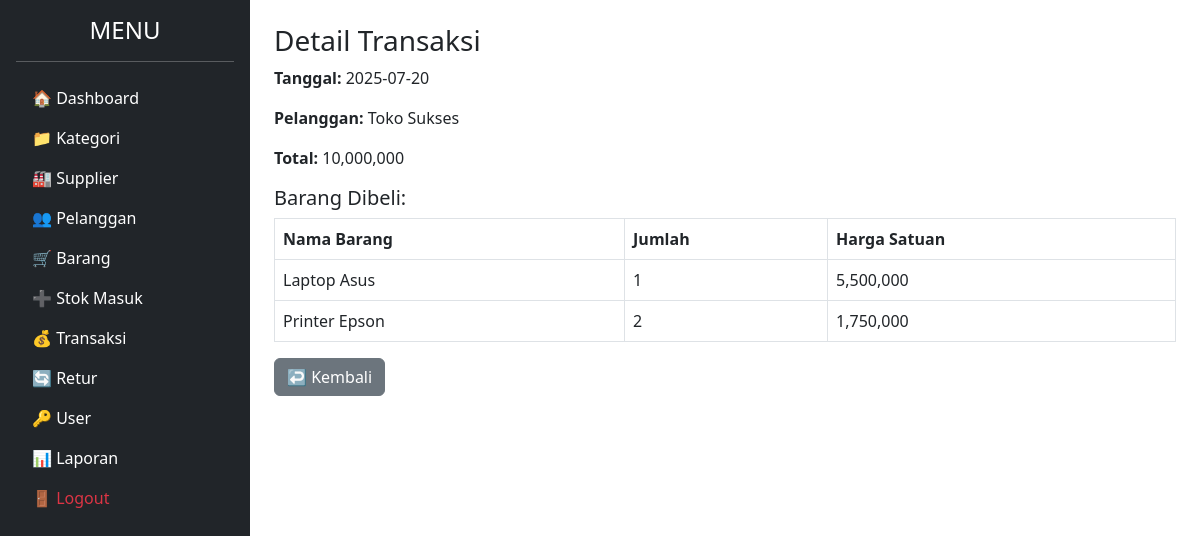
The app's page /admin/transaksi/detail.php?id=1 (signed in) with its own data.
### tables this page shows
CREATE TABLE `transaksi` (
  `id` int NOT NULL,
  `kode_transaksi` varchar(50) NOT NULL,
  `tanggal` date DEFAULT NULL,
  `id_pelanggan` int DEFAULT NULL,
  `total` decimal(15,2) DEFAULT NULL
);

CREATE TABLE `pelanggan` (
  `id` int NOT NULL,
  `nama_pelanggan` varchar(100) NOT NULL,
  `kontak` varchar(50) DEFAULT NULL,
  `alamat` text
);

CREATE TABLE `detail_transaksi` (
  `id` int NOT NULL,
  `id_transaksi` int DEFAULT NULL,
  `id_barang` int DEFAULT NULL,
  `harga` decimal(15,2) DEFAULT NULL,
  `jumlah` int DEFAULT NULL,
  `subtotal` decimal(15,2) DEFAULT NULL
);

CREATE TABLE `barang` (
  `id` int NOT NULL,
  `kode_barang` varchar(50) NOT NULL,
  `nama_barang` varchar(100) NOT NULL,
  `id_kategori` int DEFAULT NULL,
  `harga_beli` decimal(15,2) DEFAULT NULL,
  `harga_jual` decimal(15,2) DEFAULT NULL,
  `stok` int DEFAULT '0',
  `harga` int NOT NULL DEFAULT '0'
);

### admin/transaksi/detail.php (the view, shortened to what this page needs)
<?php
include '../../config/koneksi.php';
$id = $_GET['id'];
$transaksi = mysqli_fetch_assoc(mysqli_query($koneksi, "SELECT transaksi.*, pelanggan.nama_pelanggan FROM transaksi JOIN pelanggan ON transaksi.id_pelanggan = pelanggan.id WHERE transaksi.id='$id'"));
$detail = mysqli_query($koneksi, "SELECT detail_transaksi.*, barang.nama_barang FROM detail_transaksi
    JOIN barang ON detail_transaksi.id_barang = barang.id
    WHERE id_transaksi='$id'");
?>
<!DOCTYPE html>
<html lang="id">
<head>
    <link href="https://cdn.jsdelivr.net/npm/bootstrap@5.3.0/dist/css/bootstrap.min.css" rel="stylesheet">
</head>
<body>
<div class="d-flex">
    <div class="bg-dark text-white p-3" style="width:250px; min-height:100vh;">
        <h4 class="text-center">MENU</h4><hr>
        <ul class="nav flex-column">
            <li class="nav-item"><a href="../index.php" class="nav-link text-white">🏠 Dashboard</a></li>
            <li class="nav-item"><a href="../kategori/index.php" class="nav-link text-white">📁 Kategori</a></li>
            <li class="nav-item"><a href="../supplier/index.php" class="nav-link text-white">🏭 Supplier</a></li>
            <li class="nav-item"><a href="../pelanggan/index.php" class="nav-link text-white">👥 Pelanggan</a></li>
            <li class="nav-item"><a href="../barang/index.php" class="nav-link text-white">🛒 Barang</a></li>
            <li class="nav-item"><a href="../stok_masuk/index.php" class="nav-link text-white">➕ Stok Masuk</a></li>
            <li class="nav-item"><a href="index.php" class="nav-link text-white">💰 Transaksi</a></li>
            <li class="nav-item"><a href="../retur/index.php" class="nav-link text-white">🔄 Retur</a></li>
            <li class="nav-item"><a href="../index.php" class="nav-link text-white">🔑 User</a></li>
            <li class="nav-item"><a href="../laporan/index.php" class="nav-link text-white">📊 Laporan</a></li>
            <li class="nav-item"><a href="../../login/logout.php" class="nav-link text-danger">🚪 Logout</a></li>
        </ul>
    </div>
    <div class="p-4 flex-grow-1">
        <h3>Detail Transaksi</h3>
        <p><strong>Tanggal:</strong> <?= $transaksi['tanggal']; ?></p>
        <p><strong>Pelanggan:</strong> <?= $transaksi['nama_pelanggan']; ?></p>
        <p><strong>Total:</strong> <?= number_format($transaksi['total']); ?></p>
        <h5>Barang Dibeli:</h5>
        <table class="table table-bordered">
            <tr>
                <th>Nama Barang</th>
                <th>Jumlah</th>
                <th>Harga Satuan</th>
            </tr>
            <?php while ($d = mysqli_fetch_assoc($detail)) { ?>
            <tr>
                <td><?= $d['nama_barang']; ?></td>
                <td><?= $d['jumlah']; ?></td>
                <td><?= number_format($d['harga']); ?></td>
            </tr>
            <?php } ?>
        </table>
        <a href="index.php" class="btn btn-secondary">↩️ Kembali</a>
    </div>
</div>
</body>
</html>

### records on screen
transaksi: tanggal "2025-07-20", id_pelanggan.nama_pelanggan "Toko Sukses", total "10,000,000"
detail_transaksi: id_barang.nama_barang "Laptop Asus", jumlah "1", harga "5,500,000"
detail_transaksi: id_barang.nama_barang "Printer Epson", jumlah "2", harga "1,750,000"
